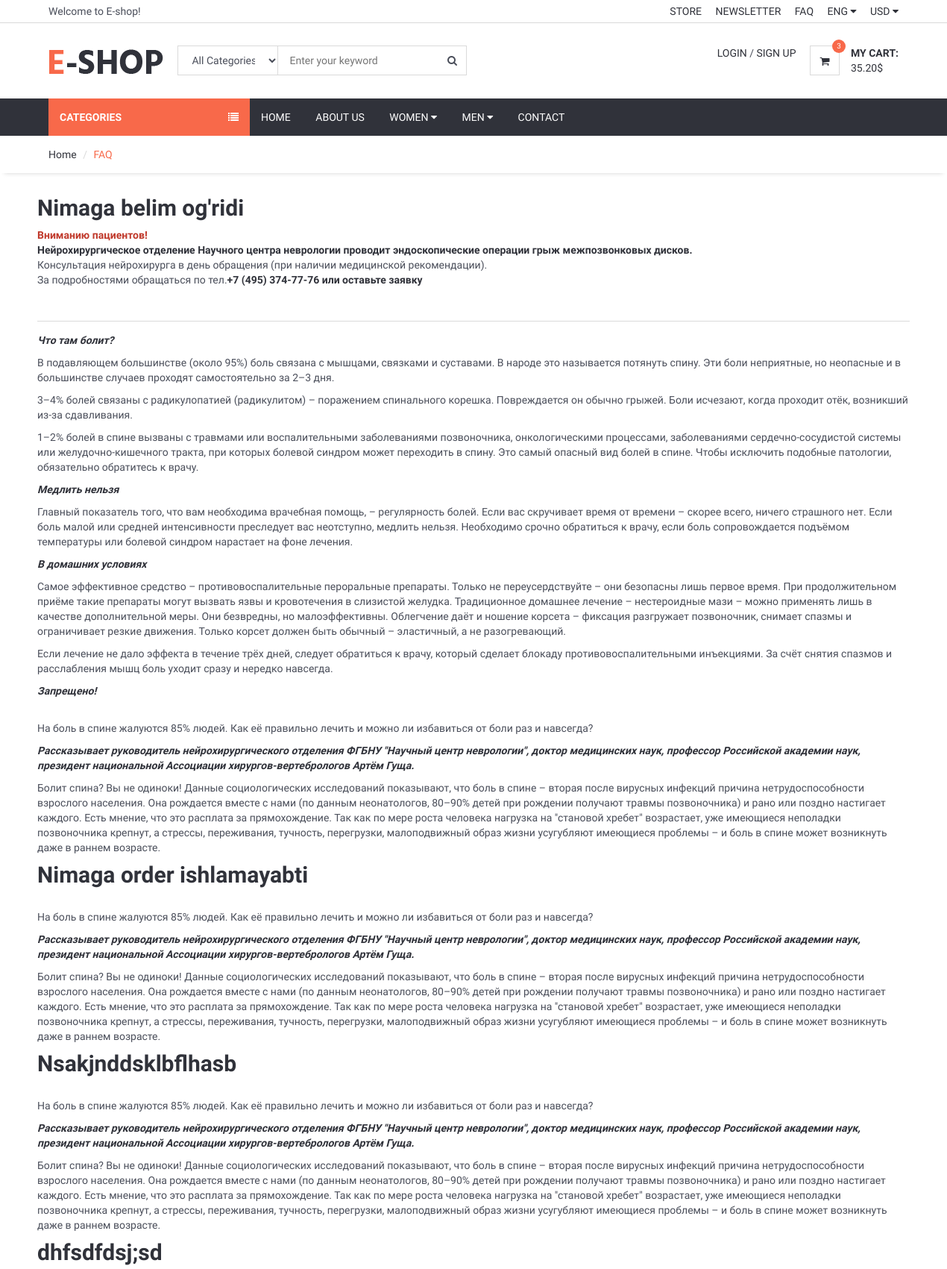
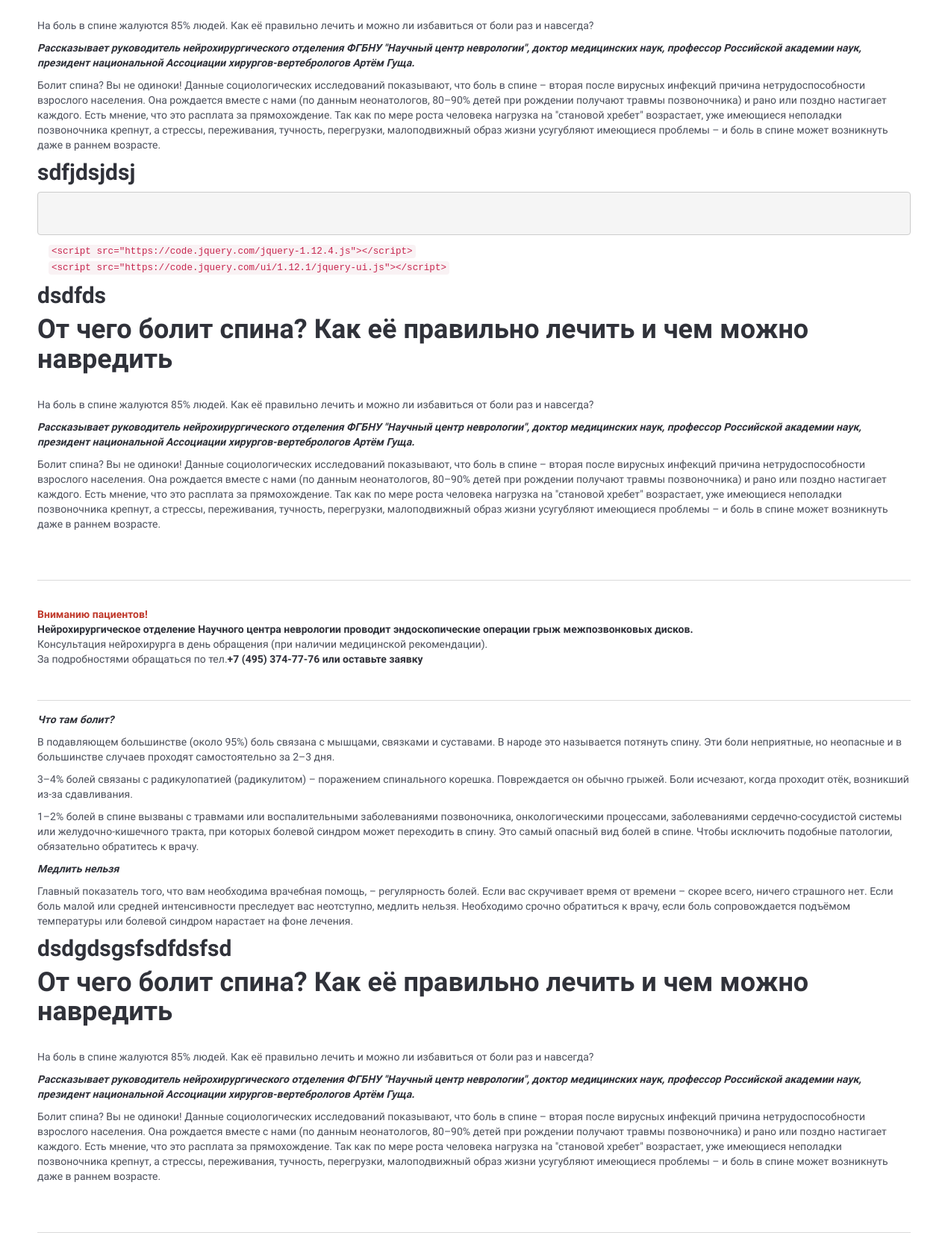
Screenshot of /faq/ (upper part) with the database file from the repository (2 pictures, top to bottom).
### home/models.py (models this page shows, shortened)
class FAQ(models.Model):
    STATUS = (
        ('True','Mavjud'),
        ('Muhim', 'Muhim'),
        ('False', 'Mavjud emas'),
    )
    ordernumber = models.IntegerField()
    question = models.CharField(max_length=255)
    answer = RichTextUploadingField()
    status = models.CharField(max_length=15, choices=STATUS, default='True')
    create_at = models.DateTimeField(auto_now_add=True)
    update_at = models.DateTimeField(auto_now=True)

### user/views.py (the view)
# urls.py: path('faq/', UserViews.faq, name='faq'),
def faq(request):
    category = Category.objects.all()
    faq = FAQ.objects.filter(status='True').order_by('ordernumber')
    context = {'category': category,
               'faq': faq,
               }
    return render(request, 'faq.html', context)

### home/templates/faq.html (shortened to what this page needs)
{% extends 'homebase.html' %}
{% load static %}
{% block sidebar %}{% include 'sidebar.html' %} {% endblock %}
{% block body %}
	<div id="breadcrumb">
		<div class="container">
			<ul class="breadcrumb">
				<li><a href="/">Home</a></li>
				<li class="active">FAQ</li>
			</ul>
		</div>
	</div>
	<div class="section">
		<div class="container">
			<div class="row">
                <div id="accordion">
                    {% for rs in faq %}
                        <h2>{{ rs.question }}</h2>
                      <div>
                          <p>
                            {{ rs.answer|safe }}
                         </p>
                      </div>
                    {% endfor %}
                </div>
			</div>
		</div>
	</div>
 {% endblock %}

### home/static/css/style.css (style rules this page uses)
body { font-family: 'Hind', sans-serif; color: #4A4E5A; overflow-x: hidden; }
h1, h2, h3, h4, h5, h6 { color: #30323A; margin: 0 0 10px; font-weight: 700; }
strong { color: #30323A; }
ul, ol { margin: 0; padding: 0; list-style: none }
hr { margin-top: 15px; margin-bottom: 15px; border-color: #DADADA; }
.section { padding-top: 30px; padding-bottom: 30px; }
#breadcrumb { -webkit-box-shadow: 0px 6px 6px -6px rgba(0, 0, 0, 0.175); box-shadow: 0px 6px 6px -6px rgba(0, 0, 0, 0.175); }
.breadcrumb { background-color: transparent; border: none; border-radius: 0px; padding: 15px 0px; margin: 0; }
.breadcrumb>.active { color: #F8694A; }
.breadcrumb>li+li:before { color: #DADADA; }

### rows the page displays
FAQ: question "Nimaga belim og'ridi", answer "Вниманию пациентов! Нейрохирургическое отделение Научного центра неврологии проводит эндоскопические операции грыж межпозвонковых дисков. Консультация нейрохирурга в день обращения (при наличии медицинской рекомендации). За подробностями обращаться по тел. +7 (495) 374-77-76 или оставьте заявку Что там болит? В подавляющем большинстве (около 95%) боль связана с мышцами, связками и суставами. В народе это называется потянуть спину. Эти боли неприятные, но неопасные и в большинстве случаев проходят самостоятельно за 2–3 дня. 3–4% болей связаны с радикулопатией (радикулитом) – поражением спинального корешка. Повреждается он обычно грыжей. Боли исчезают, когда проходит отёк, возникший из-за…"
FAQ: question "Nimaga order ishlamayabti", answer "На боль в спине жалуются 85% людей. Как её правильно лечить и можно ли избавиться от боли раз и навсегда? Рассказывает руководитель нейрохирургического отделения ФГБНУ \"Научный центр неврологии\", доктор медицинских наук, профессор Российской академии наук, президент национальной Ассоциации хирургов‑вертебрологов Артём Гуща. Болит спина? Вы не одиноки! Данные социологических исследований показывают, что боль в спине – вторая после вирусных инфекций причина нетрудоспособности взрослого населения. Она рождается вместе с нами (по данным неонатологов, 80–90% детей при рождении получают травмы позвоночника) и рано или поздно настигает каждого. Есть мнение, что это расплата за прямохождение. Так…"
FAQ: question "Nsakjnddsklbflhasb", answer "На боль в спине жалуются 85% людей. Как её правильно лечить и можно ли избавиться от боли раз и навсегда? Рассказывает руководитель нейрохирургического отделения ФГБНУ \"Научный центр неврологии\", доктор медицинских наук, профессор Российской академии наук, президент национальной Ассоциации хирургов‑вертебрологов Артём Гуща. Болит спина? Вы не одиноки! Данные социологических исследований показывают, что боль в спине – вторая после вирусных инфекций причина нетрудоспособности взрослого населения. Она рождается вместе с нами (по данным неонатологов, 80–90% детей при рождении получают травмы позвоночника) и рано или поздно настигает каждого. Есть мнение, что это расплата за прямохождение. Так…"
FAQ: question "dhfsdfdsj;sd", answer "На боль в спине жалуются 85% людей. Как её правильно лечить и можно ли избавиться от боли раз и навсегда? Рассказывает руководитель нейрохирургического отделения ФГБНУ \"Научный центр неврологии\", доктор медицинских наук, профессор Российской академии наук, президент национальной Ассоциации хирургов‑вертебрологов Артём Гуща. Болит спина? Вы не одиноки! Данные социологических исследований показывают, что боль в спине – вторая после вирусных инфекций причина нетрудоспособности взрослого населения. Она рождается вместе с нами (по данным неонатологов, 80–90% детей при рождении получают травмы позвоночника) и рано или поздно настигает каждого. Есть мнение, что это расплата за прямохождение. Так…"
FAQ: question "sdfjdsjdsj", answer "<script src=\"https://code.jquery.com/jquery-1.12.4.js\"></script> <script src=\"https://code.jquery.com/ui/1.12.1/jquery-ui.js\"></script>"
FAQ: question "dsdfds", answer "От чего болит спина? Как её правильно лечить и чем можно навредить На боль в спине жалуются 85% людей. Как её правильно лечить и можно ли избавиться от боли раз и навсегда? Рассказывает руководитель нейрохирургического отделения ФГБНУ \"Научный центр неврологии\", доктор медицинских наук, профессор Российской академии наук, президент национальной Ассоциации хирургов‑вертебрологов Артём Гуща. Болит спина? Вы не одиноки! Данные социологических исследований показывают, что боль в спине – вторая после вирусных инфекций причина нетрудоспособности взрослого населения. Она рождается вместе с нами (по данным неонатологов, 80–90% детей при рождении получают травмы позвоночника) и рано или поздно…"
FAQ: question "dsdgdsgsfsdfdsfsd", answer "От чего болит спина? Как её правильно лечить и чем можно навредить На боль в спине жалуются 85% людей. Как её правильно лечить и можно ли избавиться от боли раз и навсегда? Рассказывает руководитель нейрохирургического отделения ФГБНУ \"Научный центр неврологии\", доктор медицинских наук, профессор Российской академии наук, президент национальной Ассоциации хирургов‑вертебрологов Артём Гуща. Болит спина? Вы не одиноки! Данные социологических исследований показывают, что боль в спине – вторая после вирусных инфекций причина нетрудоспособности взрослого населения. Она рождается вместе с нами (по данным неонатологов, 80–90% детей при рождении получают травмы позвоночника) и рано или поздно…"
